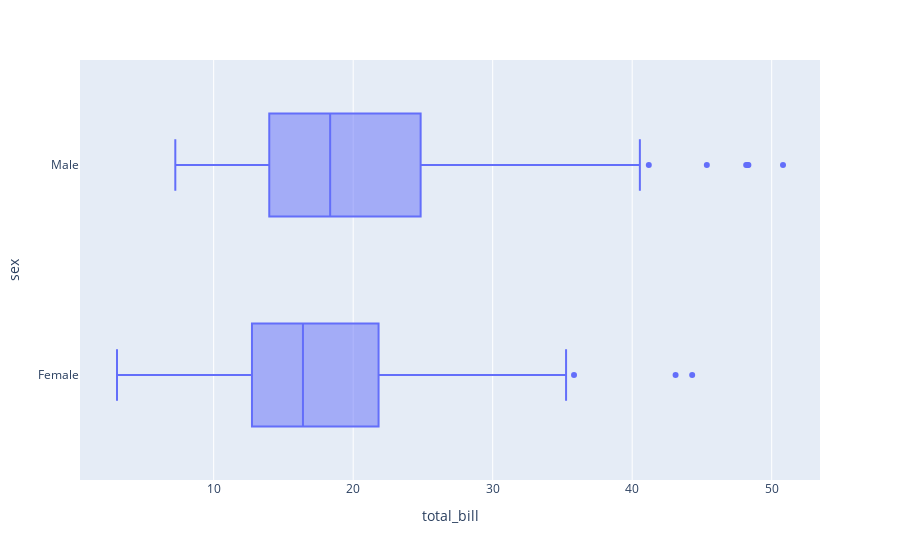

The cell this chart's notebook holds for it:
### Code cell
px.box(df,x='total_bill',y='sex')

### Figure 1 — Plotly figure (JSON) as saved in the notebook; plotly's stock layout.template omitted (floating-point values rounded to 4 significant figures; data arrays with more than 128 entries replaced by an {"elided": "..."} marker saying what was removed)
{"data": [{"alignmentgroup": "True", "hovertemplate": "total_bill=%{x}<br>sex=%{y}<extra></extra>", "legendgroup": "", "marker": {"color": "#636efa"}, "name": "", "notched": false, "offsetgroup": "", "orientation": "h", "showlegend": false, "type": "box", "x": {"elided": "244 float values"}, "x0": " ", "xaxis": "x", "y": {"elided": "244 str values"}, "y0": " ", "yaxis": "y"}], "layout": {"boxmode": "group", "legend": {"tracegroupgap": 0}, "margin": {"t": 60}, "xaxis": {"anchor": "y", "domain": [0, 1], "title": {"text": "total_bill"}}, "yaxis": {"anchor": "x", "domain": [0, 1], "title": {"text": "sex"}}}}
